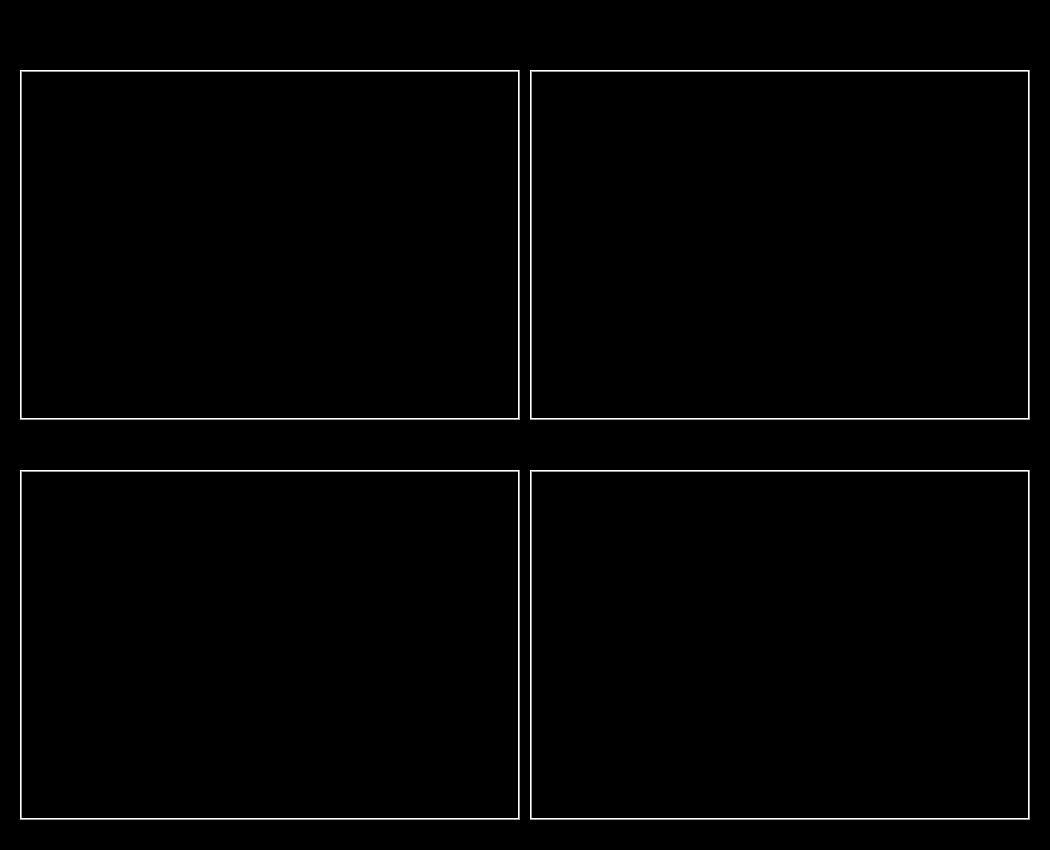
<?xml version="1.0" encoding="UTF-8"?>
<ui version="4.0">
 <class>Form</class>
 <widget class="QWidget" name="Form">
  <property name="geometry">
   <rect>
    <x>0</x>
    <y>0</y>
    <width>1050</width>
    <height>850</height>
   </rect>
  </property>
  <property name="windowTitle">
   <string>Form</string>
  </property>
  <widget class="QFrame" name="frame_3">
   <property name="geometry">
    <rect>
     <x>20</x>
     <y>470</y>
     <width>500</width>
     <height>350</height>
    </rect>
   </property>
   <property name="styleSheet">
    <string notr="true">color:rgb(255,255,255);</string>
   </property>
   <property name="frameShape">
    <enum>QFrame::Box</enum>
   </property>
   <property name="frameShadow">
    <enum>QFrame::Raised</enum>
   </property>
   <widget class="CAMultiplot" name="caMultiplot_3">
    <property name="geometry">
     <rect>
      <x>10</x>
      <y>10</y>
      <width>480</width>
      <height>330</height>
     </rect>
    </property>
    <property name="frameShape">
     <enum>QFrame::NoFrame</enum>
    </property>
    <property name="frameShadow">
     <enum>QFrame::Raised</enum>
    </property>
    <property name="lineWidth">
     <number>1</number>
    </property>
    <property name="pvname">
     <string>QDS:TFC_0102_B_B:B09:AI03:V_OUT</string>
    </property>
    <property name="pvname1">
     <string>QDS:TFC_0304_B_B:B10:AI03:V_OUT</string>
    </property>
    <property name="pvname2">
     <string>QDS:TFC_0506_B_B:B11:AI03:V_OUT</string>
    </property>
    <property name="pvname3">
     <string>QDS:TFC_0708_B_B:B12:AI03:V_OUT</string>
    </property>
    <property name="pvname4">
     <string>QDS:TFC_0910_B_B:B13:AI03:V_OUT</string>
    </property>
    <property name="pvname5">
     <string>QDS:TFC_1112_B_B:B14:AI03:V_OUT</string>
    </property>
    <property name="pvname6">
     <string>QDS:TFC_1314_B_B:B15:AI03:V_OUT</string>
    </property>
    <property name="pvname7">
     <string>QDS:TFC_1516_B_B:B16:AI03:V_OUT</string>
    </property>
    <property name="canvasColor" stdset="0">
     <color>
      <red>0</red>
      <green>0</green>
      <blue>0</blue>
     </color>
    </property>
    <property name="majLinecolor" stdset="0">
     <color alpha="0">
      <red>223</red>
      <green>223</green>
      <blue>223</blue>
     </color>
    </property>
    <property name="minLinecolor" stdset="0">
     <color alpha="0">
      <red>223</red>
      <green>223</green>
      <blue>223</blue>
     </color>
    </property>
    <property name="plotTitle" stdset="0">
     <string>TF Coil 9-16</string>
    </property>
    <property name="xTitle" stdset="0">
     <string/>
    </property>
   </widget>
  </widget>
  <widget class="QFrame" name="frame">
   <property name="geometry">
    <rect>
     <x>20</x>
     <y>70</y>
     <width>500</width>
     <height>350</height>
    </rect>
   </property>
   <property name="styleSheet">
    <string notr="true">color:rgb(255,255,255);</string>
   </property>
   <property name="frameShape">
    <enum>QFrame::Box</enum>
   </property>
   <property name="frameShadow">
    <enum>QFrame::Raised</enum>
   </property>
   <widget class="CAMultiplot" name="caMultiplot">
    <property name="geometry">
     <rect>
      <x>10</x>
      <y>10</y>
      <width>480</width>
      <height>330</height>
     </rect>
    </property>
    <property name="frameShape">
     <enum>QFrame::NoFrame</enum>
    </property>
    <property name="frameShadow">
     <enum>QFrame::Raised</enum>
    </property>
    <property name="lineWidth">
     <number>1</number>
    </property>
    <property name="pvname">
     <string>QDS:TFC_0102_B_A:B01:AI03:V_OUT</string>
    </property>
    <property name="pvname1">
     <string>QDS:TFC_0304_B_A:B02:AI03:V_OUT</string>
    </property>
    <property name="pvname2">
     <string>QDS:TFC_0506_B_A:B03:AI03:V_OUT</string>
    </property>
    <property name="pvname3">
     <string>QDS:TFC_0708_B_A:B04:AI03:V_OUT</string>
    </property>
    <property name="pvname4">
     <string>QDS:TFC_0910_B_A:B05:AI03:V_OUT</string>
    </property>
    <property name="pvname5">
     <string>QDS:TFC_1112_B_A:B06:AI03:V_OUT</string>
    </property>
    <property name="pvname6">
     <string>QDS:TFC_1314_B_A:B07:AI03:V_OUT</string>
    </property>
    <property name="pvname7">
     <string>QDS:TFC_1516_B_A:B08:AI03:V_OUT</string>
    </property>
    <property name="canvasColor" stdset="0">
     <color>
      <red>0</red>
      <green>0</green>
      <blue>0</blue>
     </color>
    </property>
    <property name="majLinecolor" stdset="0">
     <color alpha="0">
      <red>223</red>
      <green>223</green>
      <blue>223</blue>
     </color>
    </property>
    <property name="minLinecolor" stdset="0">
     <color alpha="0">
      <red>223</red>
      <green>223</green>
      <blue>223</blue>
     </color>
    </property>
    <property name="plotTitle" stdset="0">
     <string>TF Coil 1-8</string>
    </property>
    <property name="xTitle" stdset="0">
     <string/>
    </property>
   </widget>
  </widget>
  <widget class="QFrame" name="frame_4">
   <property name="geometry">
    <rect>
     <x>530</x>
     <y>470</y>
     <width>500</width>
     <height>350</height>
    </rect>
   </property>
   <property name="styleSheet">
    <string notr="true">color:rgb(255,255,255);</string>
   </property>
   <property name="frameShape">
    <enum>QFrame::Box</enum>
   </property>
   <property name="frameShadow">
    <enum>QFrame::Raised</enum>
   </property>
   <widget class="CAMultiplot" name="caMultiplot_4">
    <property name="geometry">
     <rect>
      <x>10</x>
      <y>10</y>
      <width>480</width>
      <height>330</height>
     </rect>
    </property>
    <property name="frameShape">
     <enum>QFrame::NoFrame</enum>
    </property>
    <property name="frameShadow">
     <enum>QFrame::Raised</enum>
    </property>
    <property name="lineWidth">
     <number>1</number>
    </property>
    <property name="pvname">
     <string>QDS:TFM_1304_B_A:B17:AI03:V_OUT</string>
    </property>
    <property name="pvname1">
     <string>QDS:TFM_1304_B_B:B18:AI03:V_OUT</string>
    </property>
    <property name="pvname2">
     <string>QDS:TFM_0512_B_A:B19:AI03:V_OUT</string>
    </property>
    <property name="pvname3">
     <string>QDS:TFM_0512_B_B:B20:AI03:V_OUT</string>
    </property>
    <property name="canvasColor" stdset="0">
     <color>
      <red>0</red>
      <green>0</green>
      <blue>0</blue>
     </color>
    </property>
    <property name="majLinecolor" stdset="0">
     <color alpha="0">
      <red>223</red>
      <green>223</green>
      <blue>223</blue>
     </color>
    </property>
    <property name="minLinecolor" stdset="0">
     <color alpha="0">
      <red>223</red>
      <green>223</green>
      <blue>223</blue>
     </color>
    </property>
    <property name="plotTitle" stdset="0">
     <string>TF Bus</string>
    </property>
    <property name="xTitle" stdset="0">
     <string/>
    </property>
   </widget>
  </widget>
  <widget class="QFrame" name="frame_2">
   <property name="geometry">
    <rect>
     <x>530</x>
     <y>70</y>
     <width>500</width>
     <height>350</height>
    </rect>
   </property>
   <property name="styleSheet">
    <string notr="true">color:rgb(255,255,255);</string>
   </property>
   <property name="frameShape">
    <enum>QFrame::Box</enum>
   </property>
   <property name="frameShadow">
    <enum>QFrame::Raised</enum>
   </property>
   <widget class="CAMultiplot" name="caMultiplot_2">
    <property name="geometry">
     <rect>
      <x>10</x>
      <y>10</y>
      <width>480</width>
      <height>330</height>
     </rect>
    </property>
    <property name="frameShape">
     <enum>QFrame::NoFrame</enum>
    </property>
    <property name="frameShadow">
     <enum>QFrame::Raised</enum>
    </property>
    <property name="lineWidth">
     <number>1</number>
    </property>
    <property name="pvname">
     <string>QDS:TFM_1304_B_A:B17:AI03:V_OUT</string>
    </property>
    <property name="pvname1">
     <string>QDS:TFM_1304_B_B:B18:AI03:V_OUT</string>
    </property>
    <property name="pvname2">
     <string>QDS:TFM_0512_B_A:B19:AI03:V_OUT</string>
    </property>
    <property name="pvname3">
     <string>QDS:TFM_0512_B_B:B20:AI03:V_OUT</string>
    </property>
    <property name="canvasColor" stdset="0">
     <color>
      <red>0</red>
      <green>0</green>
      <blue>0</blue>
     </color>
    </property>
    <property name="majLinecolor" stdset="0">
     <color alpha="0">
      <red>223</red>
      <green>223</green>
      <blue>223</blue>
     </color>
    </property>
    <property name="minLinecolor" stdset="0">
     <color alpha="0">
      <red>223</red>
      <green>223</green>
      <blue>223</blue>
     </color>
    </property>
    <property name="plotTitle" stdset="0">
     <string>TF Magnet</string>
    </property>
    <property name="xTitle" stdset="0">
     <string/>
    </property>
   </widget>
  </widget>
  <widget class="QLabel" name="label">
   <property name="geometry">
    <rect>
     <x>0</x>
     <y>0</y>
     <width>1050</width>
     <height>850</height>
    </rect>
   </property>
   <property name="styleSheet">
    <string notr="true">background-color:rgba(0,0,0,255);</string>
   </property>
   <property name="text">
    <string/>
   </property>
  </widget>
  <zorder>label</zorder>
  <zorder>frame_3</zorder>
  <zorder>frame</zorder>
  <zorder>frame_4</zorder>
  <zorder>frame_2</zorder>
 </widget>
 <customwidgets>
  <customwidget>
   <class>CAMultiplot</class>
   <extends>QwtPlot</extends>
   <header>caMultiplot.h</header>
  </customwidget>
  <customwidget>
   <class>QwtPlot</class>
   <extends>QFrame</extends>
   <header>qwt_plot.h</header>
  </customwidget>
 </customwidgets>
 <resources/>
 <connections/>
</ui>
